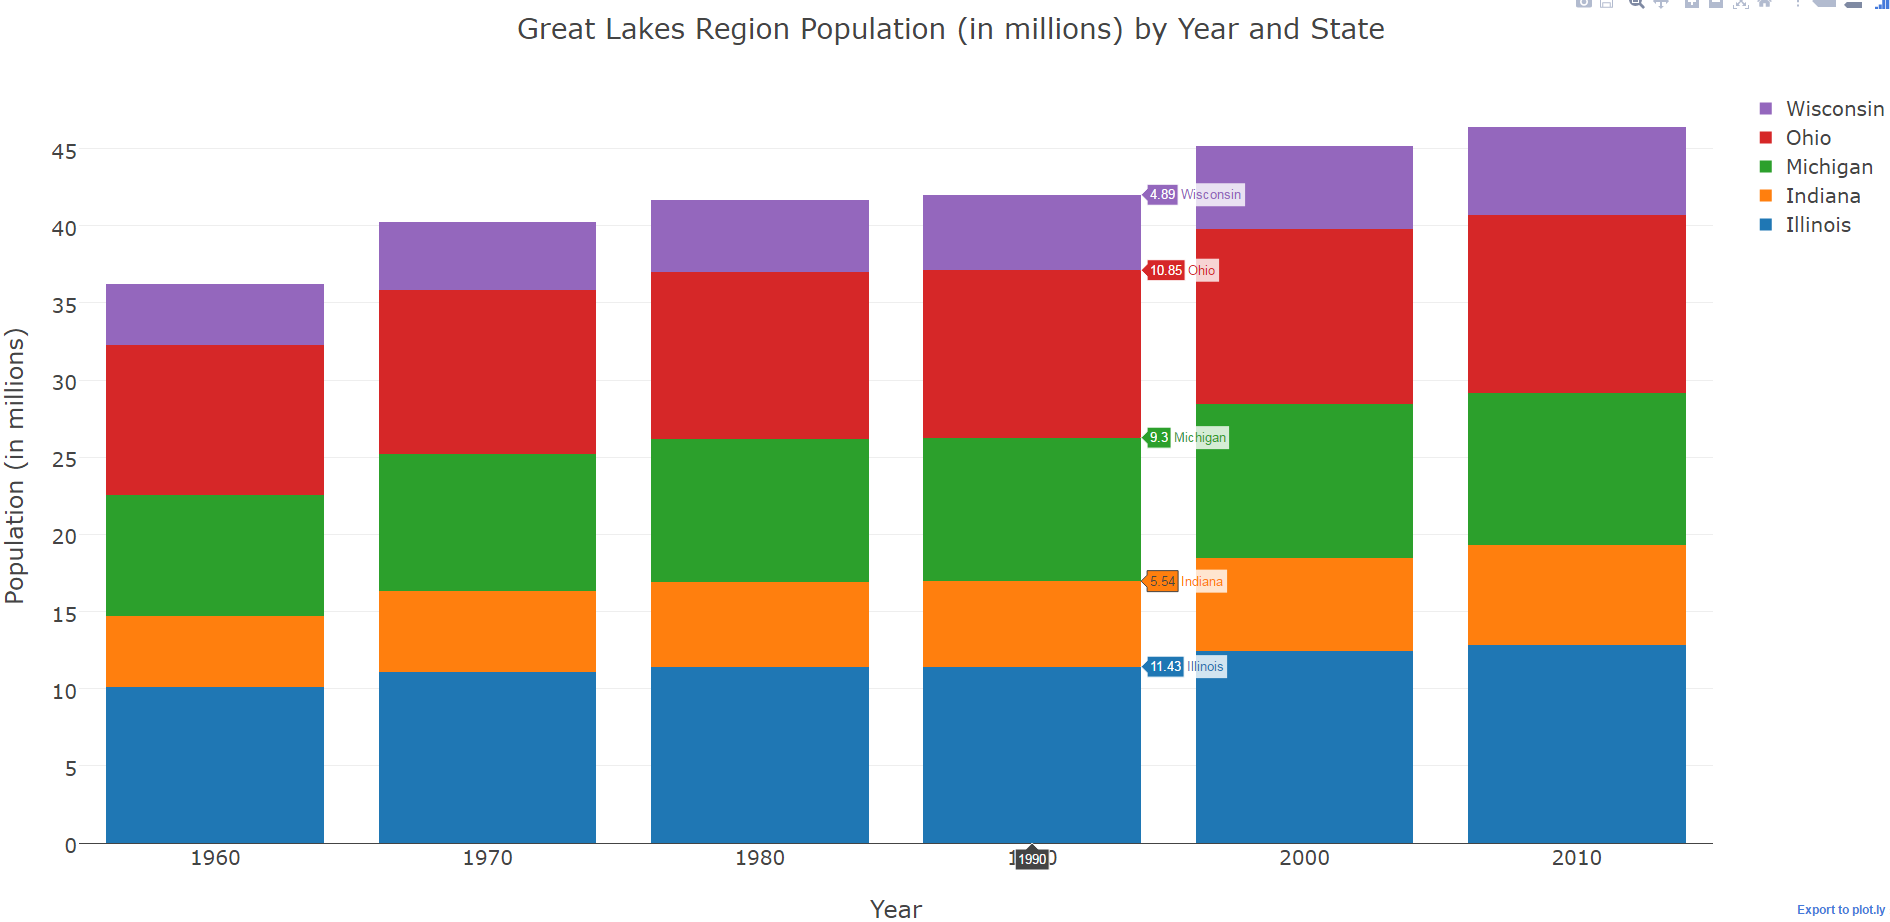

Generate this figure with Python:
# This script creates an interactive stacked column chart using 'census_data.csv'.

# A description of 'census_data.csv' can be found in 'census_data_scrape_and_process.R'.

# The 'Great Lakes' region as defined by the Bureau of Economic Analysis contains Wisconsin, Michigan, Illinois, Indiana, and Ohio.

################
# IMPORT MODULES
################

# Import modules.
import os
import pandas as pd
import plotly
from plotly.graph_objs import Bar, Layout

#############
# IMPORT DATA
#############

# Set working directory.
# This obviously needs to be changed depending on the computer being used.
os.chdir('D:\\Users\\JBansal\\Documents\\GitHub\\visualizations')

# Load data.
census_data = pd.read_csv('census_data.csv',
                          encoding = 'latin-1')

################
# TRANSFORM DATA
################

# Divide population values by 1000000 for easier graph viewing.
census_data['1960'] = census_data['1960'] / 1000000
census_data['1970'] = census_data['1970'] / 1000000
census_data['1980'] = census_data['1980'] / 1000000
census_data['1990'] = census_data['1990'] / 1000000
census_data['2000'] = census_data['2000'] / 1000000
census_data['2010'] = census_data['2010'] / 1000000

# Define 'Great Lakes' region.
great_lakes = ['Wisconsin', 'Michigan', 'Illinois', 'Indiana', 'Ohio']

# Subset data.
census_subset = census_data[census_data['Name'].isin(great_lakes)][['Name', '1960', '1970', '1980', '1990', '2000', '2010']]

# Melt 'census_subset' to allow stacked bar graph and change column names.
census_subset = pd.melt(census_subset,
                        id_vars = 'Name')
census_subset.columns = ['State', 'Year', 'Population']

# Create new data subset 'plot_help' to help with plotting.
# This will contain y-coordinates for the stacked bars.
plot_help = census_subset

# Un-melt 'plot_help' so that each column contains the populations for one state.
plot_help = plot_help.pivot(index = 'Year',
                            columns = 'State')

# Add 'Wisconsin' and 'Michigan' populations.
plot_help['wi_mi'] = plot_help['Population']['Wisconsin'] + plot_help['Population']['Michigan']

# Add 'Wisconsin', 'Michigan', and 'Illinois' populations.
plot_help['wi_mi_il'] = plot_help['Population']['Wisconsin'] + plot_help['Population']['Michigan'] + plot_help['Population']['Illinois']

# Add 'Wisconsin', 'Michigan', 'Illinois', and 'Indiana' populations.
plot_help['wi_mi_il_in'] = plot_help['Population']['Wisconsin'] + plot_help['Population']['Michigan'] + plot_help['Population']['Illinois'] + plot_help['Population']['Indiana']

# Add all state populations together.
plot_help['all'] = plot_help['Population']['Wisconsin'] + plot_help['Population']['Michigan'] + plot_help['Population']['Illinois'] + plot_help['Population']['Indiana'] + plot_help['Population']['Ohio']

###########
# PLOT DATA
###########

# Add state bars.
il = Bar(x = census_subset.Year.unique(),
         y = round(census_subset[census_subset['State'] == 'Illinois']['Population'], 2),
         name = 'Illinois')
ind = Bar(x = census_subset.Year.unique(),
          y = round(census_subset[census_subset['State'] == 'Indiana']['Population'], 2),
          name = 'Indiana')
mi = Bar(x = census_subset.Year.unique(),
         y = round(census_subset[census_subset['State'] == 'Michigan']['Population'], 2),
         name = 'Michigan')
oh = Bar(x = census_subset.Year.unique(),
         y = round(census_subset[census_subset['State'] == 'Ohio']['Population'], 2),
         name = 'Ohio')
wi = Bar(x = census_subset.Year.unique(),
         y = round(census_subset[census_subset['State'] == 'Wisconsin']['Population'], 2),
         name = 'Wisconsin')

# Add layout.
layout = Layout(dict(barmode = 'stack',
                     title = 'Great Lakes Region Population (in millions) by Year and State',
                     xaxis = dict(title = 'Year'),
                     yaxis = dict(title = 'Population (in millions)'),
                     font = dict(size = 20)))

# Plot data.
stacked_bar_graph_data = [il, ind, mi, oh, wi]
plotly.offline.plot(dict(data = stacked_bar_graph_data,
                         layout = layout))
